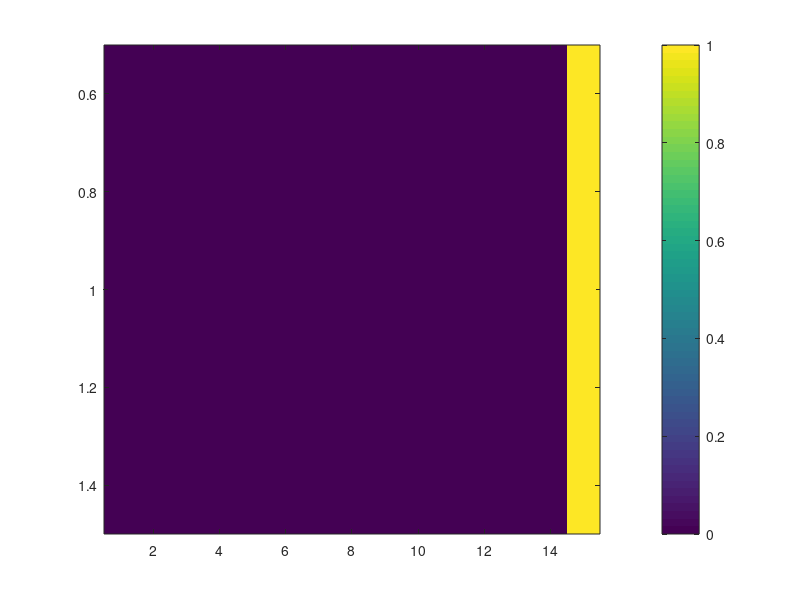

Reproduce this figure in MATLAB. (Note: this script raises an error after producing the figure.)
% ########################
% ### 1D deforestation ###
% ########################

% Last version: Aug 7 2025

% ######################################################
% ### Deforestation Model with Agribusiness Dynamics ###
% ######################################################

clear all; clc; close all;
colormap hot;

addpath functions\

% ##################
% ### Parameters ###
% ##################

global N beta alpha pi elasticity wage Tlag Sbar tau delta pI rho

N = 15;
Tmax = 25;            % Number of time periods
beta = 0.10;
alpha = 0.75;
pi = 0.5;
Tlag = 2;              % Time producing at low productivity
delta = 1;             % Demand shifter
tau = 1.2;             % Transport cost
wage = 1;
elasticity = 1.5;
Sbar =6;
pI = 1;
rho = 1.5;

q1 = (1-beta.*(1-pi))./(pi.*(beta.^Tlag));
q2 = (1-beta.*(1-pi).*(1+pi.*(beta.^Tlag)))./(pi.*(beta.^Tlag).*(1-beta));
q3 = (alpha.*(1-beta.^Tlag)+(beta.^Tlag).*(1-pi).*(1-beta))./(pi.*(beta.^Tlag).*(1-beta));

% #######################
% ### Grid Parameters ###
% #######################

A = 2.*ones(1,N);       % Productivity > 1
F = 1.8*ones(1,N);        % Homogeneous deforestation cost
L = zeros(1,N); L(1,1:N/2) = 1;% Legal status (1 = protected, 0 = unprotected)
                           % everything is protected (static case)
w = wage * ones(1,N);      % Constant wage

% #######################
% ##### Time Series #####
% #######################

D = zeros(1, N, Tmax); D(1,end,1) = 1; % Agrinusiness starts in one of the vertices
O = zeros(1, N, Tmax); O_aux = rand(1,N); O(:,:,1) = D(1,1,1).*O_aux;
R = zeros(1, N, Tmax); 
Agribusiness = zeros(1, N, Tmax); Agribusiness(1,end,1) = 1; % Agrinusiness starts in one of the vertices

% The following is a array that gets all the contiguous plots to a certain
% plot i. Important for calculating agribusiness profits.
neighbors = cell(1, N);

for i = 1:N
    idx = [i-1, i+1];        % left and right candidates
    idx(idx < 1 | idx > N) = [];  % keep only valid ones
    neighbors{i} = idx;
end

deforest = zeros(1,Tmax);
emissions = zeros(1,Tmax);
DiffProfit = zeros(1,N);  % This will store the differences in Agribusinessess
                          % function psi in the model
FarmersProfit = zeros(1,N);  % RHS of the R inequality.
figure;                % Starting animation
h = imagesc(D(1,:,1)); % Create heatmap
colorbar;
for t = 1:Tmax-1
    % Calculating land prices R
        % Step 1: calcuting agribusiness diff profits
        for i =1:N
            if Agribusiness(1,i,t) == 1 % we just need to compute this for plots    
                                        % which have not been sold to an
                                        % Agri
                       continue;
                    end
                    pft = 0;
                    ContAgri = sum(Agribusiness(1,neighbors{i},t)); % Counting the S
                    for k = neighbors{i} % Computing profits in contiguous sites
                        if Agribusiness(1,k,t)==1
                            term1 = profit(A,ContAgri+1,k);
                            term2 = profit(A,ContAgri,k);
                            pft = pft + term1 - term2;
                        end
                    end
                DiffProfit(1,i) = pft + profit(A,ContAgri+1,i); 
        end
        % Step 2: calculate the farmers profit when selling land
     FarmersProfit = max(q1*F+q2*wage-q3*A-wage/(1-beta), (A-wage)/(1-beta));

    R(1,:,t) = 1.*DiffProfit + 0*FarmersProfit;
     
    % Farmers
    Vu = value_u(A,R(1,:,t),F);
    Vp = value_p(A,F);

    Du = L == 0 & D(1,:,t) ~= 1 & Agribusiness(1,:,t) ~= 1 & Vu > 0; 
    Dp = L == 1 & D(1,:,t) ~= 1 & Agribusiness(1,:,t) ~= 1 & Vp > 0;
    
    % Updating Deforestation
    D(1,:,t+1) = D(1,:,t) + Du+Dp;
    % Updating Emissions
    O(1,:,t+1) = O(1,:,t) +  D(1,:,t) .* O_aux;
    % Updating the Agribusiness
    Candidates = D(1,:,t) - Agribusiness(1,:,t); %plots that can gain property rights
    PP = Candidates ==1 & rand(1,N) < pi & L==0; %plots that have earned property rights
    NewAgri = PP==1 & DiffProfit >= R(1,:,t);
    Agribusiness(1,:,t+1) = Agribusiness(1,:,t) + NewAgri;

    set(h, 'CData', D(1,:,t)); % Update heatmap data
    pause(0.1); % Pause for smooth animation

    deforest(t) = sum(D(1,:,t));
    emissions(t) = sum(O(1,:,t));
end

% === Final Heatmaps ===
%figure;
%subplot(1,2,1)
%imagesc(D(1,:,1)); colormap hot; colorbar;
%title('Initial Deforestation');

%subplot(1,2,2)
%imagesc(D(1,:,end)); colormap hot; colorbar;
%title('Final Deforestation');

figure;
subplot(1,2,1)
plot(1:Tmax-1, deforest(1:Tmax-1), '-o', 'LineWidth', 1.5);
xlabel('Time');
ylabel('Accumulated Deforestation');
title('Deforestation over Time');
grid on;

subplot(1,2,2)
plot(1:Tmax-1, emissions(1:Tmax-1), '-o', 'LineWidth', 1.5);
xlabel('Time');
ylabel('Emissions');
title('Emissions over Time');
grid on;



